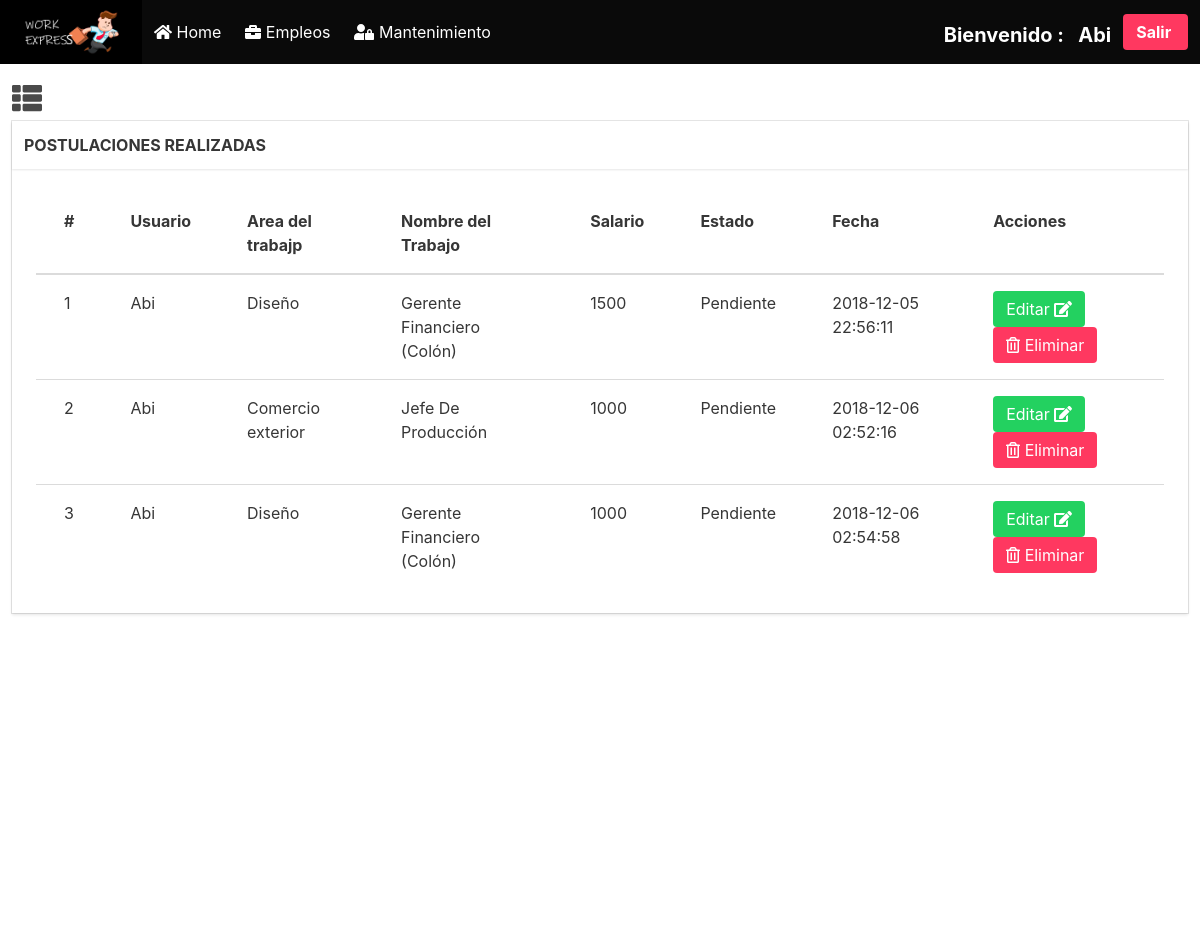
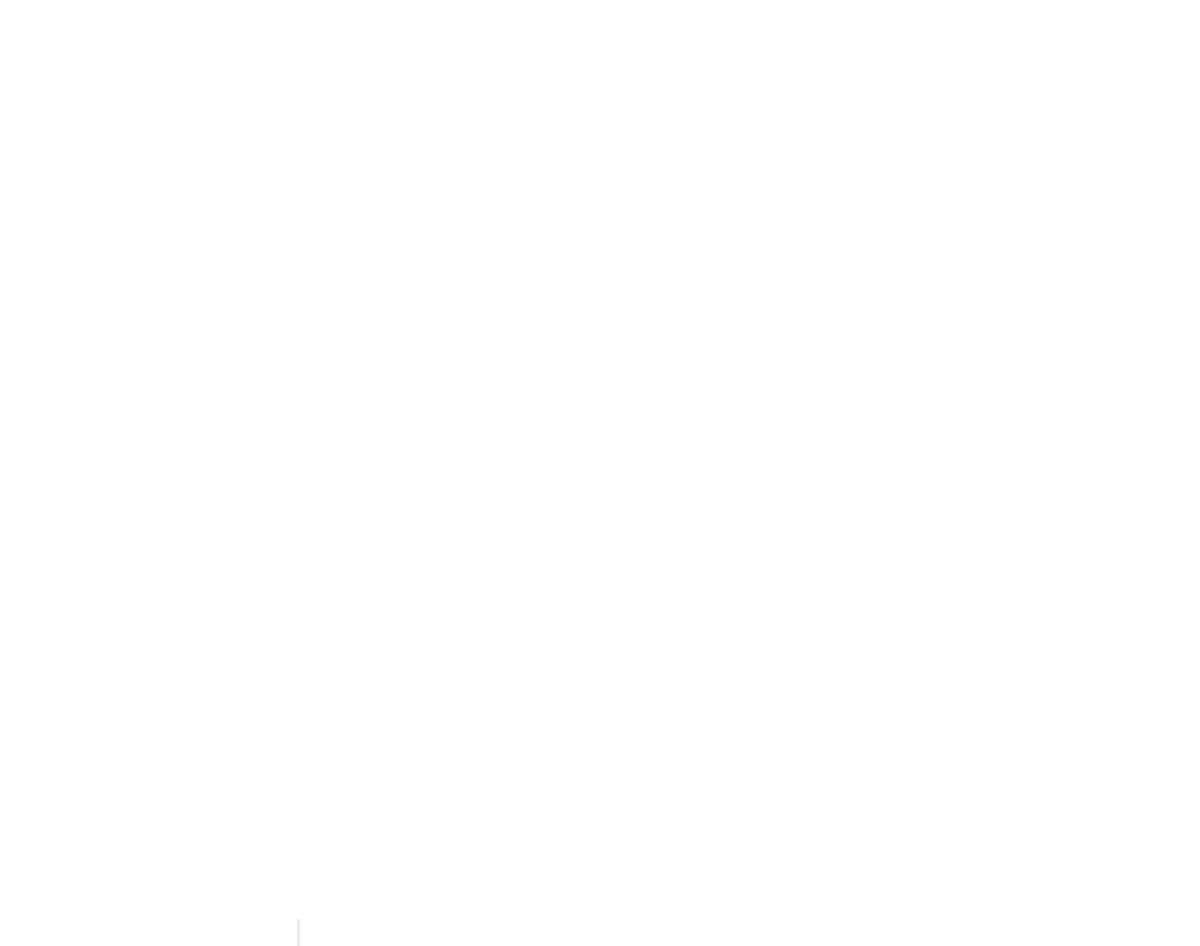
/mantenimiento.php?id=5 (signed in), run on the app's committed database (2 pictures, top to bottom).
### tables this page shows
CREATE TABLE `postulaciones` (
  `id_postulacion` int(11) NOT NULL,
  `id_area_p` int(11) DEFAULT NULL,
  `id_sub_area` int(11) DEFAULT NULL,
  `id_usuario_P` int(11) DEFAULT NULL,
  `salario` double DEFAULT NULL,
  `fecha_post` timestamp NULL DEFAULT CURRENT_TIMESTAMP,
  `estado` varchar(50) DEFAULT 'Pendiente'
);

CREATE TABLE `usuario` (
  `id` int(3) NOT NULL,
  `nombre` varchar(100) DEFAULT '0',
  `apellido` varchar(100) DEFAULT '0',
  `correo` varchar(100) DEFAULT '0',
  `puesto` varchar(100) DEFAULT '0',
  `provincia` int(2) DEFAULT '0',
  `sexo` int(2) DEFAULT '0',
  `password` varchar(100) DEFAULT NULL,
  `tipo` int(2) DEFAULT '2',
  `activo` int(2) DEFAULT '1'
);

CREATE TABLE `area` (
  `id_area` int(11) NOT NULL,
  `nombre` varchar(200) DEFAULT NULL
);

CREATE TABLE `sub_area` (
  `id_sub` int(11) NOT NULL,
  `id_area_fk` int(11) NOT NULL DEFAULT '0',
  `nombre` varchar(100) NOT NULL DEFAULT '0'
);

### clases/conexion.php (called while the page is built)
<?php
class Conexion{
    static public function conectar(){
        $link = new PDO("mysql:host=127.0.0.1;dbname=trabajo","joel","@2363Matematica");
        $link->exec("set names utf8");
        return $link;
    }
}
?>

### clases/usuario.php (called while the page is built, shortened)
<?php
 require ('conexion.php');
 class Usuario
 {
   public function Postulaciones($data)
   {
      $sql ="CALL `sp_postulacion`('".$data["consulta"]."', '".$data["id_area"]."', '".$data["id_sub_area"]."', '".$data["id_usuario"]."', '".$data["salario"]."', '".$data["id"]."')";
       $statement = Conexion::conectar()->prepare($sql);
       if ($data["funcion"] =="1") {
                $statement->execute();
         return $statement->fetchAll();
       }
   }
 }
 ?>

### mantenimiento/tabla-postulaciones.php (the view)
<div class="card">
        <div class="card-header">
         <div class="card-header-title">
               	<center>
                 <h2> <strong>POSTULACIONES REALIZADAS</strong> </h2>
               	</center>
               </div>
           </div>
          <div class="card-content ">
            <center>
 <table class="table">
  <thead>
    <tr>
      <th>#</th>
      <th>Usuario</th>
      <th> Area del trabajp</th>
      <th>Nombre del Trabajo</th>
      <th>Salario</th>
      <th>Estado</th>
      <th>Fecha</th>
      <th>Acciones</th>
    </tr>
  </thead>
  <tbody>
     <?php
         $data = array('consulta' => 2,
                       'id_area' => "",
                       'id_sub_area' => "",
                       'id_usuario' => "",
                       'salario' => "",
                       'funcion' => "1",
                       'id' => "",);
       $postu = $obj->Postulaciones($data);
       foreach ($postu as $key => $value) {
     ?>
     <tr>
      <td><?php echo $key + 1  ?></td>
       <td><?php echo $value["usuario"]  ?></td>
       <td><?php echo $value["area"] ?></td>
       <td><?php echo $value["subarea"] ?></td>
       <td><?php echo $value["salario"] ?></td>
       <td><?php echo $value["estado"] ?></td>
       <td><?php echo $value["fecha_post"] ?></td>
     <td>
      	<a href="mantenimiento.php?id=14&x=<?php echo $value["id_postulacion"] ?>" class="button is-success">Editar&nbsp; <i class="fa fa-edit"></i> </a>
      	<a href="mantenimiento.php?id=15&x=<?php echo $value["id_postulacion"] ?>&fu=postulaciones" class="button is-danger"><i class="far fa-trash-alt"></i> &nbsp;Eliminar</a>
      </td>
      </tr>
  <?php } ?>
  </tbody>
</table>
</center>
</div>
 </div>

### assest/css/mantenimiento.css (style rules this page uses)
body { overflow: hidden; }

### data on the page
postulaciones: id_usuario_P.nombre "Abi", id_area_p.nombre "Diseño", id_sub_area.nombre "Gerente Financiero (Colón)", salario "1500", estado "Pendiente", fecha_post "2018-12-05 22:56:11"
postulaciones: id_usuario_P.nombre "Abi", id_area_p.nombre "Comercio exterior", id_sub_area.nombre "Jefe De Producción", salario "1000", estado "Pendiente", fecha_post "2018-12-06 02:52:16"
postulaciones: id_usuario_P.nombre "Abi", id_area_p.nombre "Diseño", id_sub_area.nombre "Gerente Financiero (Colón)", salario "1000", estado "Pendiente", fecha_post "2018-12-06 02:54:58"

### other printed values
$_SESSION["nombre"] "Abi"
